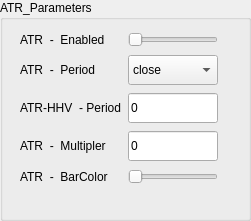
              <widget class="QGroupBox" name="grpBox_ATR_parametersIndi">
               <property name="geometry">
                <rect>
                 <x>550</x>
                 <y>40</y>
                 <width>251</width>
                 <height>221</height>
                </rect>
               </property>
               <property name="styleSheet">
                <string notr="true"/>
               </property>
               <property name="title">
                <string>ATR_Parameters</string>
               </property>
               <widget class="QWidget" name="layoutWidget">
                <property name="geometry">
                 <rect>
                  <x>20</x>
                  <y>30</y>
                  <width>221</width>
                  <height>161</height>
                 </rect>
                </property>
                <layout class="QGridLayout" name="gridLayout_21">
                 <item row="0" column="0">
                  <widget class="QLabel" name="lblSELL_IndicatorEnabled_3">
                   <property name="styleSheet">
                    <string notr="true"/>
                   </property>
                   <property name="text">
                    <string>ATR  -  Enabled</string>
                   </property>
                  </widget>
                 </item>
                 <item row="0" column="1">
                  <widget class="QSlider" name="hSlider_SELL_IndicatorEnabled_4">
                   <property name="styleSheet">
                    <string notr="true"/>
                   </property>
                   <property name="maximum">
                    <number>5</number>
                   </property>
                   <property name="orientation">
                    <enum>Qt::Horizontal</enum>
                   </property>
                  </widget>
                 </item>
                 <item row="1" column="0">
                  <widget class="QLabel" name="lblRocAppliedPrice">
                   <property name="styleSheet">
                    <string notr="true"/>
                   </property>
                   <property name="text">
                    <string>ATR  -  Period</string>
                   </property>
                  </widget>
                 </item>
                 <item row="1" column="1">
                  <widget class="QComboBox" name="drpRocAppliedPriceR">
                   <property name="sizePolicy">
                    <sizepolicy hsizetype="Preferred" vsizetype="Fixed">
                     <horstretch>0</horstretch>
                     <verstretch>0</verstretch>
                    </sizepolicy>
                   </property>
                   <property name="minimumSize">
                    <size>
                     <width>0</width>
                     <height>30</height>
                    </size>
                   </property>
                   <property name="styleSheet">
                    <string notr="true"/>
                   </property>
                   <item>
                    <property name="text">
                     <string>close</string>
                    </property>
                   </item>
                   <item>
                    <property name="text">
                     <string>open</string>
                    </property>
                   </item>
                   <item>
                    <property name="text">
                     <string>high</string>
                    </property>
                   </item>
                   <item>
                    <property name="text">
                     <string>low</string>
                    </property>
                   </item>
                   <item>
                    <property name="text">
                     <string>HL2</string>
                    </property>
                   </item>
                   <item>
                    <property name="text">
                     <string>HLC3</string>
                    </property>
                   </item>
                   <item>
                    <property name="text">
                     <string>OHLC</string>
                    </property>
                   </item>
                  </widget>
                 </item>
                 <item row="1" column="2">
                  <spacer name="horizontalSpacer_10">
                   <property name="orientation">
                    <enum>Qt::Horizontal</enum>
                   </property>
                   <property name="sizeHint" stdset="0">
                    <size>
                     <width>40</width>
                     <height>20</height>
                    </size>
                   </property>
                  </spacer>
                 </item>
                 <item row="2" column="0">
                  <widget class="QLabel" name="lblRocPeriodR">
                   <property name="styleSheet">
                    <string notr="true"/>
                   </property>
                   <property name="text">
                    <string>ATR-HHV  - Period</string>
                   </property>
                  </widget>
                 </item>
                 <item row="2" column="1">
                  <widget class="QLineEdit" name="txtRocPeriodR">
                   <property name="minimumSize">
                    <size>
                     <width>0</width>
                     <height>30</height>
                    </size>
                   </property>
                   <property name="cursor">
                    <cursorShape>IBeamCursor</cursorShape>
                   </property>
                   <property name="styleSheet">
                    <string notr="true"/>
                   </property>
                   <property name="text">
                    <string>0</string>
                   </property>
                  </widget>
                 </item>
                 <item row="3" column="0">
                  <widget class="QLabel" name="lblRocSmoothingR">
                   <property name="styleSheet">
                    <string notr="true"/>
                   </property>
                   <property name="text">
                    <string>ATR  -  Multipler</string>
                   </property>
                  </widget>
                 </item>
                 <item row="3" column="1">
                  <widget class="QLineEdit" name="txtRocSmoothingR">
                   <property name="minimumSize">
                    <size>
                     <width>0</width>
                     <height>30</height>
                    </size>
                   </property>
                   <property name="styleSheet">
                    <string notr="true"/>
                   </property>
                   <property name="text">
                    <string>0</string>
                   </property>
                  </widget>
                 </item>
                 <item row="4" column="0">
                  <widget class="QLabel" name="lblSELL_IndicatorEnabled_11">
                   <property name="styleSheet">
                    <string notr="true"/>
                   </property>
                   <property name="text">
                    <string>ATR  -  BarColor</string>
                   </property>
                  </widget>
                 </item>
                 <item row="4" column="1">
                  <widget class="QSlider" name="hSlider_SELL_IndicatorEnabled_34">
                   <property name="styleSheet">
                    <string notr="true"/>
                   </property>
                   <property name="maximum">
                    <number>5</number>
                   </property>
                   <property name="orientation">
                    <enum>Qt::Horizontal</enum>
                   </property>
                  </widget>
                 </item>
                </layout>
               </widget>
              </widget>
